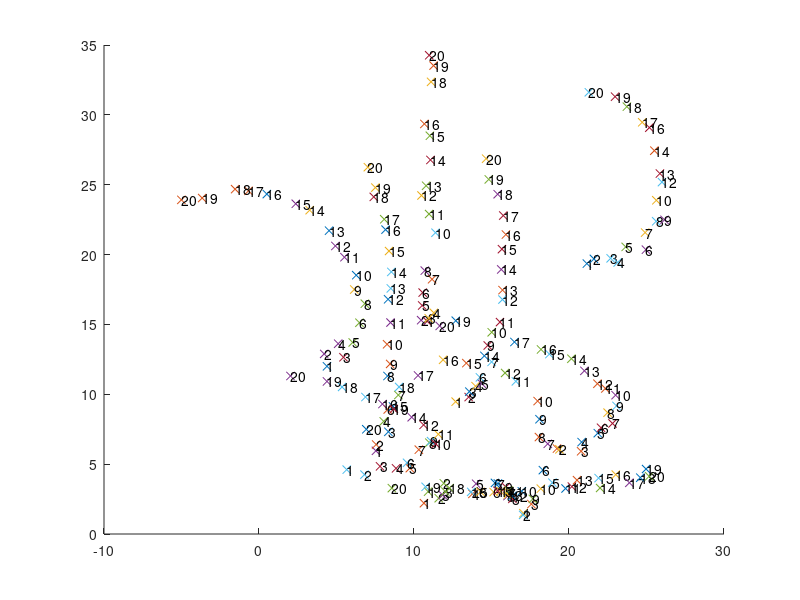

MATLAB code to generate this figure: (Note: this script raises an error after producing the figure.)
%% Test script for the Simple Tracker function
%
% This script aims at demonstrating the capabilities and the syntax of
% simpletracker.m, a MATLAB function dedicated to tracking. 
%
% *Tracking* , or particle linking, consist in re-building the trajectories
% of one or several particles as they move along time. Their position is
% reported at each frame, but their identiy is yet unknown: we do not know
% what particle in one frame corresponding to a particle in the previous
% frame. Tracking algorithms aim at providing a solution for this problem.
%
% |simpletracker.m| is - as the name says - a simple implementation of a
% tracking algorithm, that can deal with gaps. A gap happens when one
% particle that was detected in one frame is not detected in the subsequent
% one. If not dealt with, this generates a track break, or a gap, in the
% frame where the particule disappear, and a false new track in the frame
% where it re-appear.
%
% |simpletracker| first do a frame-to-frame linking step, where links are
% first created between each frame pair, using the hungarian algorithm of
% |hungarianlinker|. Then a second iteration is done through the data,
% investigating track ends. If a track beginning is found close to a track
% end in a subsequent track, a link spanning multiple frame can be created,
% bridging the gap and restoring the track.
%
% This scripts generate random points that more or less follow a given
% trajectories. They are scrambled, their position is perturbed by noise,
% and some of them are randomly erased in some frames. This is the first
% and longer part in the script
%
% In a second time, the tracker tries to rebuild the tracks. This is made
% just by calling |simpletracker| with sensible parameters.
% 
% The third part is only about displaying results. The points are drawn
% with a text label next to them indicating to which frame they belong.
% Track are drawn in color.
% 
% More information can be found in the help section of the |simpletracker|
% and of the functions it calls, namely |hungarianlinker| and
% |nearestneighborlinker|.
% 
%% Problem parameters

% Dimensionality of the simulated problem (2 for 2D, 3 for 3D)
n_dim = 2;

% Number of rames to track the points over
n_frames = 20;

% Aproximative number of points per frame
n_points_per_frame = 10; 

%% Create the random points
points = cell(n_frames, 1);

% Random start position
start = 20 * rand(n_points_per_frame, n_dim);

% Span initial direction
theta = linspace(0, 2* pi/4, n_points_per_frame)';
vec = [ cos(theta) sin(theta) ];

% Random direction change
theta_increase = pi / n_frames * rand(n_points_per_frame, 1);

for i_frame = 1 : n_frames 
   
    % Disperse points as if their position was increasing by 1.5 in average
    % each frame.
    frame_points = start + vec .* i_frame .* [cos(theta_increase * i_frame) sin(theta_increase * i_frame) ] + rand(n_points_per_frame, n_dim) ;
    
    % Randomize them;
    randomizer = rand(n_points_per_frame, 1);
    [ sorted, index ] = sort(randomizer);
    frame_points = frame_points(index, :);
    
    % Delete some of them, possible
    deleter = randn;
    while (deleter > 0);
        frame_points(1, :) = [];
        deleter = deleter - 1;
    end
    
    points{i_frame} = frame_points;
    
end

%% Plot the random points
% We plot a 'x' at each point location, and an index of the frame they are
% in next to the mark.

figure(1)
clf
hold on
for i_frame = 1 : n_frames
   
    str = num2str(i_frame);
    for j_point = 1 : size(points{i_frame}, 1)
        pos = points{i_frame}(j_point, :);
        plot(pos(1), pos(2), 'x')
        text('Position', pos, 'String', str)
    end
    
end

%% Track them
% Finally! A one liner. We add some information to the output, and allow
% gap closing to happen all the way through.

max_linking_distance = 4;
max_gap_closing = Inf;
debug = true;

[ tracks, adjacency_tracks ] = simpletracker(points,...
    'MaxLinkingDistance', max_linking_distance, ...
    'MaxGapClosing', max_gap_closing, ...
    'Debug', debug);

%% Plot tracks
% We want to plot eahc track in a given color. Normally we would have to
% retrieve the points coordinates in the given |points| initiall cell
% arrat, for each point in frame. To skip this, we simple use the
% adjacency_tracks, that can pick points directly in the concatenated
% points array |all_points|.

n_tracks = numel(tracks);
colors = hsv(n_tracks);

all_points = vertcat(points{:});

for i_track = 1 : n_tracks
   
    % We use the adjacency tracks to retrieve the points coordinates. It
    % saves us a loop.
    
    track = adjacency_tracks{i_track};
    track_points = all_points(track, :);
    
    plot(track_points(:,1), track_points(:, 2), 'Color', colors(i_track, :))
    
end

%% 
% Jean-Yves Tinevez <jeanyves.tinevez at gmail dot com> November 2011 - May 2012
